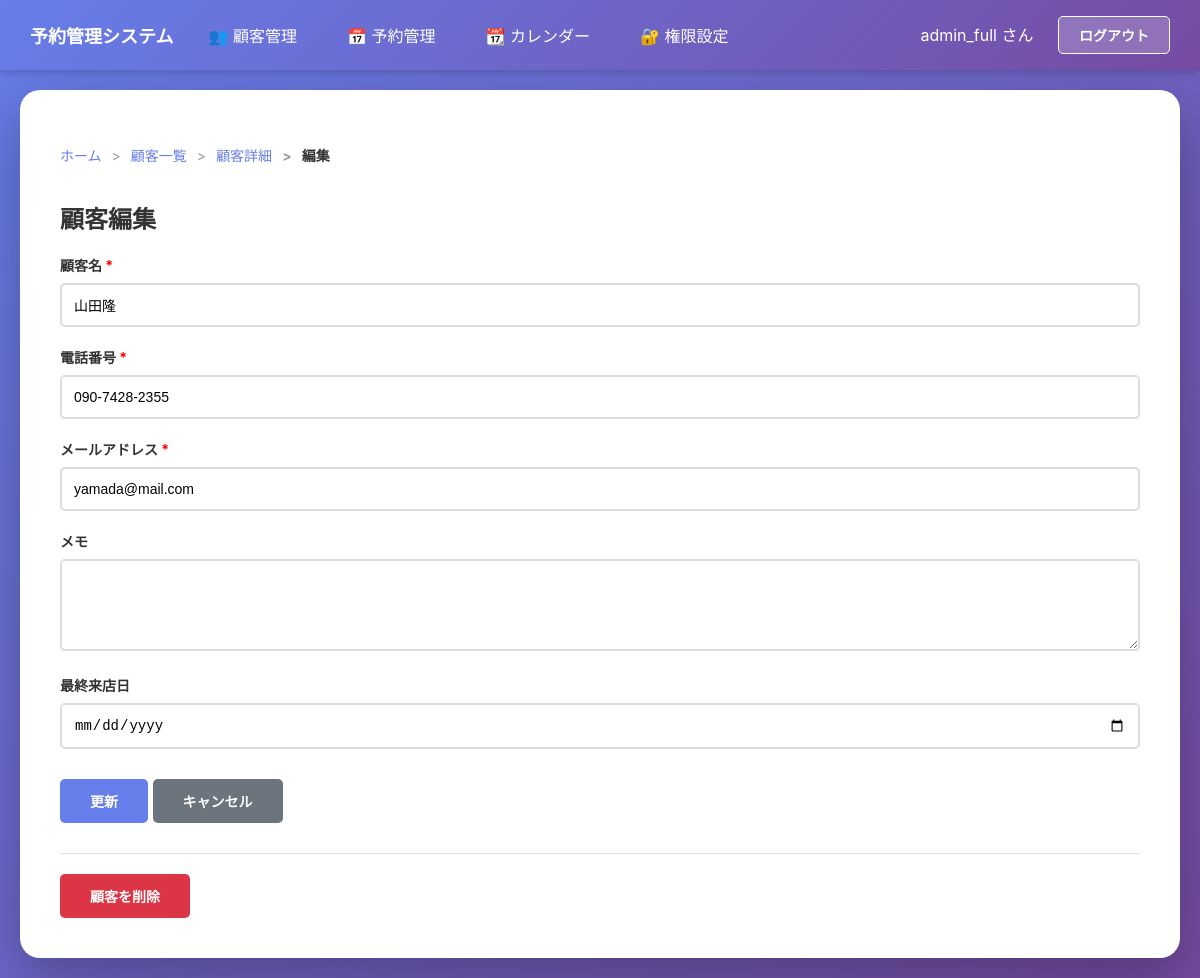
The app's page /customers/17/edit/ (signed in), older data.
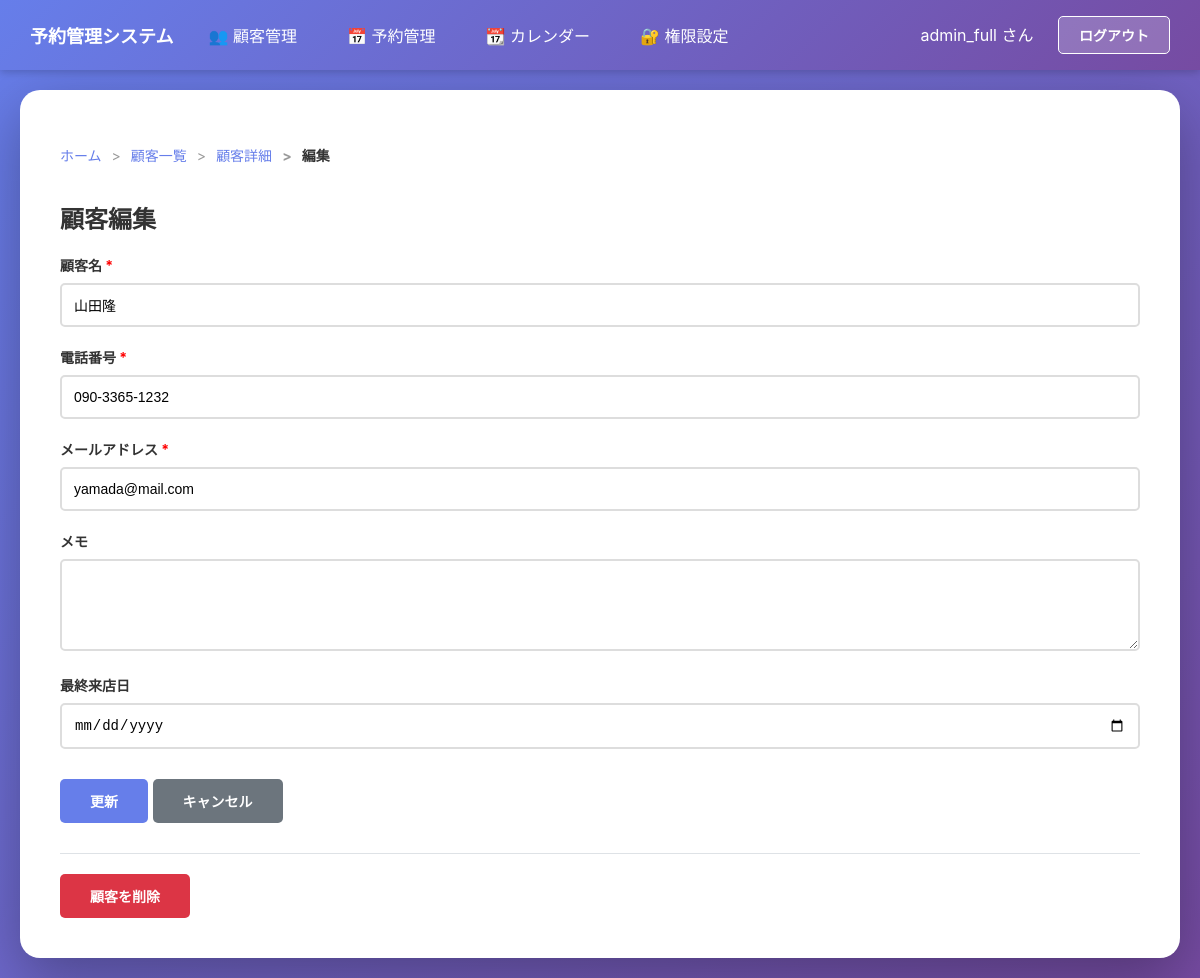
The same page, newer data.
### main/models.py (models this page shows, shortened)
class Customer(models.Model):
    phone_regex = RegexValidator(
        regex=r'^0\d{1,4}-?\d{1,4}-?\d{3,4}$',
        message="正しい電話番号形式で入力してください。（例: 090-1234-5678、03-1234-5678、0120-123-456）"
    )
    name = models.CharField(max_length=100, verbose_name="顧客名")
    phone_number = models.CharField(max_length=20, unique=True, validators=[validate_phone_number], verbose_name='電話番号')
    email = models.EmailField(unique=True, verbose_name="メールアドレス")  # 追加
    memo = models.TextField(blank=True, verbose_name="メモ")
    last_visit_date = models.DateField(null=True, blank=True, verbose_name="最終来店日")
    created_at = models.DateTimeField(auto_now_add=True, verbose_name="登録日時")
    updated_at = models.DateTimeField(auto_now=True, verbose_name="更新日時")
    class Meta:
        verbose_name = "顧客"
        verbose_name_plural = "顧客"

### main/views.py (the view, shortened to what this page needs)
# urls.py: path('customers/<int:pk>/edit/', views.customer_edit, name='customer_edit'),
@login_required(login_url='login')
def customer_edit(request, pk):
    customer = get_object_or_404(Customer, pk=pk)
    profile = get_user_permissions(request.user)
    if not profile or not profile.can_edit_customer:
        messages.error(request, '顧客を編集する権限がありません')
        return redirect('customer_detail', pk=pk)
    return render(request, 'main/customer_edit.html', {'customer': customer})

### main/context_processors.py (called while the page is built)
def user_permissions(request):
    if request.user.is_authenticated:
        try:
            from main.models import Administrator, UserProfile
            admin = Administrator.objects.get(user=request.user)
            profile = UserProfile.objects.get(user=admin)
            is_super_admin = (
                profile.can_edit_customer and
                profile.can_delete_customer and
                profile.can_edit_reservation and
                profile.can_delete_reservation
            )
        except:
            is_super_admin = False
    else:
        is_super_admin = False
    return {
        'is_super_admin': is_super_admin,
    }

### main/views.py (called while the page is built)
def get_user_permissions(user):
    try:
        admin = Administrator.objects.get(user=user)
        profile, created = UserProfile.objects.get_or_create(user=admin)
        return profile
    except Administrator.DoesNotExist:
        return None

### main/templates/main/customer_edit.html (shortened to what this page needs)
{% extends 'main/base.html' %}
{% block breadcrumb %}
<nav aria-label="breadcrumb">
    <ol class="breadcrumb">
        <li class="breadcrumb-item"><a href="{% url 'admin-home' %}">ホーム</a></li>
        <li class="breadcrumb-item"><a href="{% url 'customer_list' %}">顧客一覧</a></li>
        <li class="breadcrumb-item"><a href="{% url 'customer_detail' customer.pk %}">顧客詳細</a></li>
        <li class="breadcrumb-item active">編集</li>
    </ol>
</nav>
{% endblock %}
{% block content %}
<h2>顧客編集</h2>
<form method="post">
    <div class="form-group">
        <label for="name">顧客名 <span style="color: red;">*</span></label>
        <input type="text" id="name" name="name" value="{{ customer.name }}" required>
    </div>
    <div class="form-group">
        <label for="phone_number">電話番号 <span style="color: red;">*</span></label>
        <input type="text" id="phone_number" name="phone_number"
            pattern="^0\d{1,4}-?\d{1,4}-?\d{3,4}$"
            value="{{ customer.phone_number }}"
            placeholder="例: 090-1234-5678"
            title="正しい電話番号形式で入力してください（例: 090-1234-5678）"
            required>
    </div>
    <div class="form-group">
        <label for="email">メールアドレス <span style="color: red;">*</span></label>
        <input type="email" id="email" name="email" value="{{ customer.email }}" required>
    </div>
    <div class="form-group">
        <label for="memo">メモ</label>
        <textarea id="memo" name="memo" rows="4"
                  style="width: 100%; padding: 12px; border: 2px solid #ddd; border-radius: 5px; font-size: 14px; resize: vertical;">{{ customer.memo }}</textarea>
    </div>
    <div class="form-group">
        <label for="last_visit_date">最終来店日</label>
        <input type="date" id="last_visit_date" name="last_visit_date"
               value="{{ customer.last_visit_date|date:'Y-m-d' }}">
    </div>
    <button type="submit">更新</button>
    <a href="{% url 'customer_detail' customer.id %}" style="text-decoration: none;">
        <button type="button" style="background: #6c757d; margin-top: 10px;">キャンセル</button>
    </a>
</form>
<form method="post" action="{% url 'customer_delete' customer.id %}"
      onsubmit="return confirm('本当にこの顧客を削除しますか？');"
      style="margin-top: 30px; padding-top: 20px; border-top: 1px solid #dee2e6;">
    <button type="submit" style="background: #dc3545;">顧客を削除</button>
</form>
{% endblock %}

Row changes from the older to the newer data that the page shows:
changed Customer "山田隆": phone_number "090-7428-2355" → "090-3365-1232"
